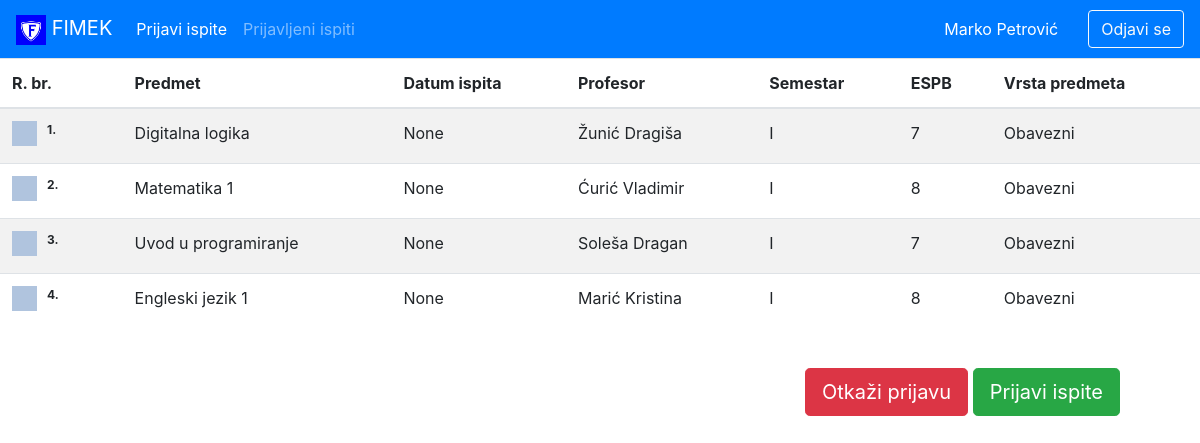
/prijavi_ispite/ (signed in), run on the app's committed database.
### login/models.py (models this page shows, shortened)
class Predmet(models.Model):
    SEMESTAR = (
        ('I', 'I'),
        ('II', 'II'),
        ('III', 'III'),
        ('IV', 'IV'),
        ('V', 'V'),
        ('VI', 'VI'),
        ('VII', 'VII'),
        ('VIII', 'VIII'),
    )
    VRSTA = (
        ('Obavezni', 'Obavezni'),
        ('Izborni', 'Izborni')
    )
    sifra_predmeta = models.CharField(primary_key=True, max_length=20)
    naziv_predmeta = models.CharField(max_length=200)
    profesor = models.ForeignKey(Profesor, on_delete=models.CASCADE, blank=True, null=True)
    datum_ispita = models.DateTimeField(blank=True, null=True)
    semestar = models.CharField(max_length=200, choices=SEMESTAR)
    espb_bodova = models.IntegerField(null=True)
    smer = models.ManyToManyField(Smer)
    vrsta_predmeta = models.CharField(max_length=200, choices=VRSTA, blank=True, null=True)
    prijava = models.BooleanField(default=False, null=True, blank=True)
    class Meta:
        verbose_name_plural = 'Predmeti'
        ordering = ['semestar', 'sifra_predmeta']

class Profesor(models.Model):
    prezime_i_ime = models.CharField(max_length=500)
    class Meta:
        verbose_name_plural = 'Profesori'
        ordering = ['prezime_i_ime']
    def __str__(self):
        return self.prezime_i_ime

### login/views.py (the view)
# urls.py: path('prijavi_ispite/', views.prijavi_ispite, name='prijavi_ispite'),
@login_required(login_url='login')
def prijavi_ispite(request):
    username = request.user
    studenti = Student.objects.filter(user=username)
    predmeti = Predmet.objects.filter(student__br_indexa=username)
    context = {
        'predmeti': predmeti,
        'studenti': studenti,
    }
    return render(request, 'login/homepage.html', context)

### login/templates/login/homepage.html (shortened to what this page needs)
{% extends 'login/base.html' %}
{% block content %}
<form action="{% url 'prijavljeni_ispiti' %}" method="GET">
    <div class="wrapper">
        <table class="table table-hover table-striped">
            <thead>
            <tr>
                <th scope="col">R. br.</th>
                <th scope="col">Predmet</th>
                <th scope="col">Datum ispita</th>
                <th scope="col">Profesor</th>
                <th scope="col">Semestar</th>
                <th scope="col">ESPB</th>
                <th scope="col">Vrsta predmeta</th>
            </tr>
            </thead>
            <tbody>
                    {% for i in predmeti %}
                        <tr>
                            <th>
                                <label class="container">
                                    <input type="checkbox" value="{{i.naziv_predmeta}}" id="cbprijava" name="ckb" {{ i.prijava }}>{{ forloop.counter }}.
                                    <span class="checkmark"></span>
                                </label>
                            </th>
                            <td>{{ i.naziv_predmeta }}</td>
                            <td>{{ i.datum_ispita }}</td>
                            <td>{{ i.profesor }}</td>
                            <td>{{ i.semestar }}</td>
                            <td>{{ i.espb_bodova }}</td>
                            <td>{{ i.vrsta_predmeta }}</td>
                        </tr>
                    {% endfor %}
            </tbody>
        </table>
    </div>
    <br>
    <div class="text-right mb-3">
        <a class="btn btn-danger btn-lg" href="{% url 'prijavi_ispite' %}" role="button" >Otkaži prijavu</a>
        <a class="btn btn-success btn-lg" href="{% url 'prijavljeni_ispiti' %}" role="button" style="margin-right:80px;" onclick="printChecked()">Prijavi ispite</a>
    </div>
</form>
{% endblock %}

### login/templates/login/base.html (shortened to what this page needs)
<!DOCTYPE html>
<html lang="en">
<head>
    <link rel="stylesheet" href="https://stackpath.bootstrapcdn.com/bootstrap/4.4.1/css/bootstrap.min.css">
</head>
<body>
    {% include 'login/navbar.html' %}
    {% block content %}
    {% endblock %}
</body>
</html>

### login/templates/login/navbar.html (shortened to what this page needs)
<nav class="navbar navbar-expand-lg navbar-dark bg-primary">
    <a class="navbar-brand" href="http://www.fimek.edu.rs/">
        <img src="\static\login\images\fimek logo mali.png" width="30" height="30" alt="login/templates/">
        FIMEK
    </a>
    <div class="collapse navbar-collapse" id="navbarSupportedContent">
      <ul class="navbar-nav mr-auto">
        <li class="nav-item active">
          <a class="nav-link" href="{% url 'prijavi_ispite' %}">Prijavi ispite <span class="sr-only">(current)</span></a>
        </li>
        <li class="nav-item">
          <a class="nav-link" href="{% url 'prijavljeni_ispiti' %}">Prijavljeni ispiti</a>
        </li>
      </ul>
      <span class="hello-msg">{{request.user.first_name}} {{request.user.last_name}}</span>
      <form class="form-inline my-2 my-lg-0">
        <a class="btn btn-outline-light my-2 my-sm-0" href="{% url 'logout' %}" role="button">Odjavi se</a>
      </form>
    </div>
  </nav>

### login/templates/login/navbar.html (style rules this page uses)
.hello-msg { font-size: 16px; color: #fff; margin-right: 30px; }

### login/templates/login/homepage.html (style rules this page uses)
.container { display: block; position: relative; padding-left: 35px; margin-bottom: 12px; cursor: pointer; font-size: 12px; -webkit-user-select: none; -moz-user-select: none; -ms-user-select: none; user-select: none; }
.checkmark { position: absolute; top: 0; left: 0; height: 25px; width: 25px; background-color: lightsteelblue; }
.checkmark:after { content: ""; position: absolute; display: none; }
.container .checkmark:after { left: 9px; top: 5px; width: 5px; height: 10px; border: solid white; border-width: 0 3px 3px 0; -webkit-transform: rotate(45deg); -ms-transform: rotate(45deg); transform: rotate(45deg); }

### data on the page
Predmet: naziv_predmeta "Digitalna logika", datum_ispita "None", profesor "Žunić Dragiša", semestar "I", espb_bodova "7", vrsta_predmeta "Obavezni"
Predmet: naziv_predmeta "Matematika 1", datum_ispita "None", profesor "Ćurić Vladimir", semestar "I", espb_bodova "8", vrsta_predmeta "Obavezni"
Predmet: naziv_predmeta "Uvod u programiranje", datum_ispita "None", profesor "Soleša Dragan", semestar "I", espb_bodova "7", vrsta_predmeta "Obavezni"
Predmet: naziv_predmeta "Engleski jezik 1", datum_ispita "None", profesor "Marić Kristina", semestar "I", espb_bodova "8", vrsta_predmeta "Obavezni"

### other printed values
{{ request.user.first_name }} "Marko"
{{ request.user.last_name }} "Petrović"
